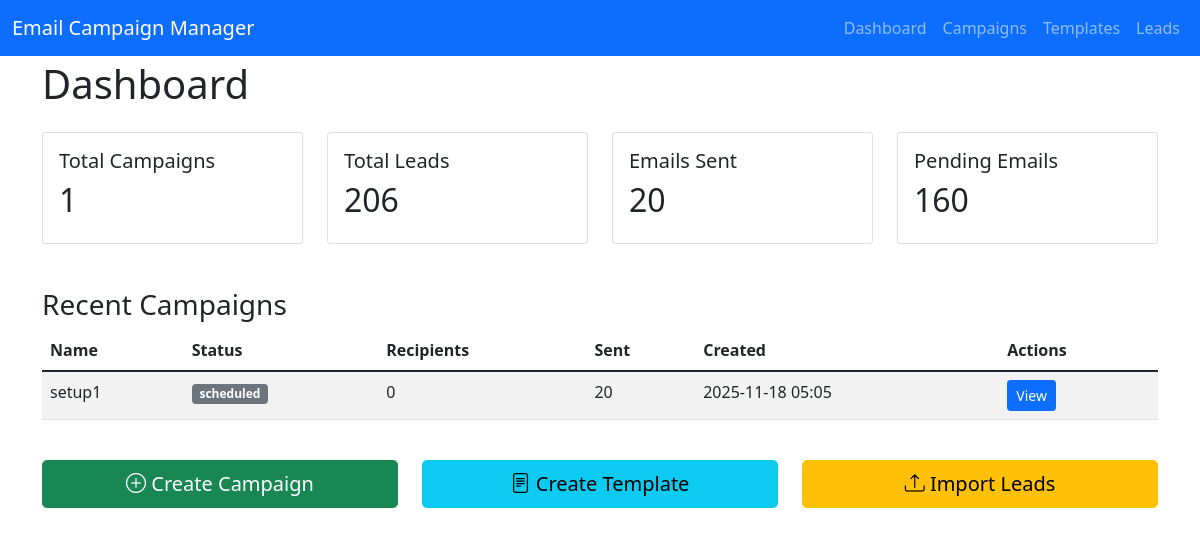
The page / on the database its author committed.
### database/models/email_campaigns.py (models this page shows, shortened)
class EmailCampaign(BaseModel):
    __tablename__ = 'email_campaigns'
    name = Column(String(255), nullable=False)
    description = Column(Text, nullable=True)
    status = Column(String(50), nullable=False, default='draft', index=True)
    template_id = Column(Integer, ForeignKey('email_templates.id'), nullable=True)
    template = relationship('EmailTemplate', back_populates='campaigns', foreign_keys=[template_id])
    target_filters = Column(JSON, nullable=True)  # e.g., {"country": "India", "source": "apify"}
    scheduled_at = Column(DateTime, nullable=True)
    started_at = Column(DateTime, nullable=True)
    completed_at = Column(DateTime, nullable=True)
    follow_up_enabled = Column(Boolean, default=False)
    follow_up_delay_days = Column(Integer, default=3)  # Days after initial email
    follow_up_template_id = Column(Integer, ForeignKey('email_templates.id'), nullable=True)
    sender_name = Column(String(255), nullable=True)
    sender_email = Column(String(255), nullable=True)
    reply_to = Column(String(255), nullable=True)
    email_provider = Column(String(50), nullable=False, default='smtp')  # smtp, sendgrid, aws_ses
    smtp_host = Column(String(255), nullable=True)
    smtp_port = Column(Integer, nullable=True)
    smtp_username = Column(String(255), nullable=True)
    smtp_password = Column(String(255), nullable=True)  # Should be encrypted in production
    attachments = Column(JSON, nullable=True)
    total_recipients = Column(Integer, default=0)
    emails_sent = Column(Integer, default=0)
    emails_delivered = Column(Integer, default=0)
    emails_opened = Column(Integer, default=0)
    emails_clicked = Column(Integer, default=0)
    emails_failed = Column(Integer, default=0)
    emails_bounced = Column(Integer, default=0)
    emails_replied = Column(Integer, default=0)
    send_rate_limit = Column(Integer, default=100)  # Emails per hour
    meta_data = Column('metadata', JSON, nullable=True)  # Using 'metadata' as DB column name, 'meta_data' as Python attr
    queue_items = relationship('EmailQueue', back_populates='campaign', cascade='all, delete-orphan')
    tracking_events = relationship('EmailTracking', back_populates='campaign')

### web_ui/app.py (the view)
@app.route('/')
def index():
    session = get_session()
    try:
        total_campaigns = session.query(EmailCampaign).filter(
            EmailCampaign.is_deleted == False
        ).count()
        total_leads = session.query(SalesLead).filter(
            SalesLead.is_deleted == False
        ).count()
        total_emails_sent = session.query(EmailQueue).filter(
            EmailQueue.status == 'sent'
        ).count()
        pending_emails = session.query(EmailQueue).filter(
            EmailQueue.status == 'pending'
        ).count()
        recent_campaigns = session.query(EmailCampaign).filter(
            EmailCampaign.is_deleted == False
        ).order_by(EmailCampaign.created_at.desc()).limit(5).all()
        return render_template(
            'dashboard.html',
            total_campaigns=total_campaigns,
            total_leads=total_leads,
            total_emails_sent=total_emails_sent,
            pending_emails=pending_emails,
            recent_campaigns=recent_campaigns
        )
    finally:
        session.close()

### database/session.py (called while the page is built)
def get_session():
    return SessionLocal()

### web_ui/templates/dashboard.html (shortened to what this page needs)
{% extends "base.html" %}
{% block content %}
<h1>Dashboard</h1>
<div class="row mt-4">
    <div class="col-md-3">
        <div class="card stat-card">
            <div class="card-body">
                <h5 class="card-title">Total Campaigns</h5>
                <h2>{{ total_campaigns }}</h2>
            </div>
        </div>
    </div>
    <div class="col-md-3">
        <div class="card stat-card">
            <div class="card-body">
                <h5 class="card-title">Total Leads</h5>
                <h2>{{ total_leads }}</h2>
            </div>
        </div>
    </div>
    <div class="col-md-3">
        <div class="card stat-card">
            <div class="card-body">
                <h5 class="card-title">Emails Sent</h5>
                <h2>{{ total_emails_sent }}</h2>
            </div>
        </div>
    </div>
    <div class="col-md-3">
        <div class="card stat-card">
            <div class="card-body">
                <h5 class="card-title">Pending Emails</h5>
                <h2>{{ pending_emails }}</h2>
            </div>
        </div>
    </div>
</div>
<div class="row mt-4">
    <div class="col-md-12">
        <h3>Recent Campaigns</h3>
        <table class="table table-striped">
            <thead>
                <tr>
                    <th>Name</th>
                    <th>Status</th>
                    <th>Recipients</th>
                    <th>Sent</th>
                    <th>Created</th>
                    <th>Actions</th>
                </tr>
            </thead>
            <tbody>
                {% for campaign in recent_campaigns %}
                <tr>
                    <td>{{ campaign.name }}</td>
                    <td><span class="badge bg-secondary">{{ campaign.status }}</span></td>
                    <td>{{ campaign.total_recipients }}</td>
                    <td>{{ campaign.emails_sent }}</td>
                    <td>{{ campaign.created_at.strftime('%Y-%m-%d %H:%M') }}</td>
                    <td>
                        <a href="/campaigns/{{ campaign.id }}" class="btn btn-sm btn-primary">View</a>
                    </td>
                </tr>
                {% endfor %}
            </tbody>
        </table>
    </div>
</div>
<div class="row mt-4">
    <div class="col-md-4">
        <a href="/campaigns/create" class="btn btn-success btn-lg w-100">
            <i class="bi bi-plus-circle"></i> Create Campaign
        </a>
    </div>
    <div class="col-md-4">
        <a href="/templates/create" class="btn btn-info btn-lg w-100">
            <i class="bi bi-file-text"></i> Create Template
        </a>
    </div>
    <div class="col-md-4">
        <a href="/leads/import" class="btn btn-warning btn-lg w-100">
            <i class="bi bi-upload"></i> Import Leads
        </a>
    </div>
</div>
{% endblock %}

### web_ui/templates/base.html (style rules this page uses)
body { padding-top: 60px; }
.stat-card { margin-bottom: 20px; }

### rows shown on the page
EmailCampaign: name "setup1", status "scheduled", total_recipients "0", emails_sent "20", created_at "2025-11-18 05:05"

### other values the page prints
{{ total_campaigns }} "1"
{{ total_leads }} "206"
{{ total_emails_sent }} "20"
{{ pending_emails }} "160"
